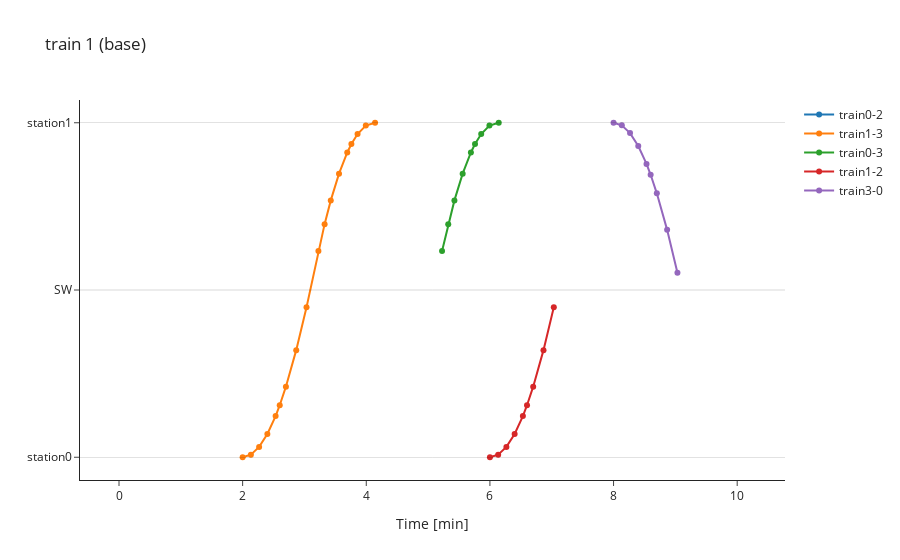

Notebook code cell kept with this figure:
### Code cell
sim.space_time_chart_plotly(1, points_to_show=['station','switch'], eco_or_base='base')

### Figure 1 — Plotly figure (JSON) as saved in the notebook; plotly's stock layout.template omitted (floating-point values rounded to 4 significant figures)
{"data": [{"name": "train0-2", "type": "scatter", "x": [0, 0.1333, 0.2667, 0.4, 0.5333, 0.6, 0.7, 0.8667, 1.033, 1.226, 1.326, 1.426, 1.559, 1.692, 1.759, 1.859, 1.992, 2.142], "y": [null, null, null, null, null, null, null, null, null, null, null, null, null, null, null, null, null, null]}, {"name": "train1-3", "type": "scatter", "x": [2, 2.133, 2.267, 2.4, 2.533, 2.6, 2.7, 2.867, 3.033, 3.226, 3.326, 3.426, 3.559, 3.692, 3.759, 3.859, 3.992, 4.142], "y": [0, 14.74, 58.83, 132.0, 234.0, 295.5, 400.8, 608.4, 852.1, 1171, 1324, 1459, 1611, 1731, 1779, 1836, 1884, 1900]}, {"name": "train0-3", "type": "scatter", "x": [4, 4.133, 4.267, 4.4, 4.533, 4.6, 4.7, 4.867, 5.033, 5.226, 5.326, 5.426, 5.559, 5.692, 5.759, 5.859, 5.992, 6.142], "y": [null, null, null, null, null, null, null, null, null, 1171, 1324, 1459, 1611, 1731, 1779, 1836, 1884, 1900]}, {"name": "train1-2", "type": "scatter", "x": [6, 6.133, 6.267, 6.4, 6.533, 6.6, 6.7, 6.867, 7.033, 7.226, 7.326, 7.426, 7.559, 7.692, 7.759, 7.859, 7.992, 8.142], "y": [0, 14.74, 58.83, 132.0, 234.0, 295.5, 400.8, 608.4, 852.1, null, null, null, null, null, null, null, null, null]}, {"name": "train3-0", "type": "scatter", "x": [8, 8.133, 8.267, 8.4, 8.533, 8.6, 8.7, 8.867, 9.033, 9.226, 9.326, 9.426, 9.559, 9.692, 9.759, 9.859, 9.992, 10.14], "y": [1900, 1885.0, 1841.0, 1768.0, 1666.0, 1604.0, 1499.0, 1292.0, 1048.0, null, null, null, null, null, null, null, null, null]}], "layout": {"hovermode": "x unified", "shapes": [{"line": {"color": "black", "width": 0.5}, "type": "line", "x0": 0, "x1": 1, "xref": "x domain", "y0": 0, "y1": 0, "yref": "y"}, {"line": {"color": "black", "width": 0.5}, "type": "line", "x0": 0, "x1": 1, "xref": "x domain", "y0": 950, "y1": 950, "yref": "y"}, {"line": {"color": "black", "width": 0.5}, "type": "line", "x0": 0, "x1": 1, "xref": "x domain", "y0": 1900, "y1": 1900, "yref": "y"}], "title": {"text": "train 1 (base)"}, "xaxis": {"title": {"text": "Time [min]"}}, "yaxis": {"tickmode": "array", "ticktext": ["station0", "SW", "station1"], "tickvals": [0, 950, 1900]}}}
